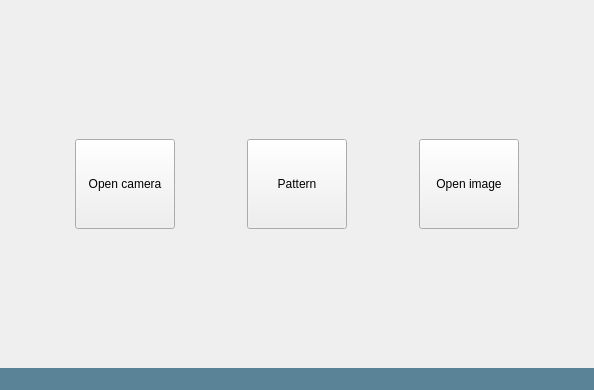
<?xml version="1.0" encoding="UTF-8"?>
<ui version="4.0">
 <class>interface_main</class>
 <widget class="QMainWindow" name="interface_main">
  <property name="geometry">
   <rect>
    <x>0</x>
    <y>0</y>
    <width>594</width>
    <height>390</height>
   </rect>
  </property>
  <property name="windowTitle">
   <string>Helcza Viewer</string>
  </property>
  <property name="windowIcon">
   <iconset resource="resource/icon_resource.qrc">
    <normaloff>:/icon/icon/icon2.bmp</normaloff>:/icon/icon/icon2.bmp</iconset>
  </property>
  <property name="styleSheet">
   <string notr="true">QWidget#centralwidget{border-image: url(:/image/image/fon.jpg);}

</string>
  </property>
  <widget class="QWidget" name="centralwidget">
   <layout class="QHBoxLayout" name="horizontalLayout">
    <item>
     <widget class="QPushButton" name="button_open_camera_menu">
      <property name="sizePolicy">
       <sizepolicy hsizetype="Preferred" vsizetype="Preferred">
        <horstretch>0</horstretch>
        <verstretch>0</verstretch>
       </sizepolicy>
      </property>
      <property name="minimumSize">
       <size>
        <width>100</width>
        <height>90</height>
       </size>
      </property>
      <property name="maximumSize">
       <size>
        <width>100</width>
        <height>90</height>
       </size>
      </property>
      <property name="text">
       <string>Open camera</string>
      </property>
     </widget>
    </item>
    <item>
     <widget class="QPushButton" name="button_open_pattern_menu">
      <property name="sizePolicy">
       <sizepolicy hsizetype="Preferred" vsizetype="Preferred">
        <horstretch>0</horstretch>
        <verstretch>0</verstretch>
       </sizepolicy>
      </property>
      <property name="minimumSize">
       <size>
        <width>100</width>
        <height>90</height>
       </size>
      </property>
      <property name="maximumSize">
       <size>
        <width>100</width>
        <height>90</height>
       </size>
      </property>
      <property name="text">
       <string>Pattern</string>
      </property>
     </widget>
    </item>
    <item>
     <widget class="QPushButton" name="button_open_image_menu">
      <property name="sizePolicy">
       <sizepolicy hsizetype="Preferred" vsizetype="Preferred">
        <horstretch>0</horstretch>
        <verstretch>0</verstretch>
       </sizepolicy>
      </property>
      <property name="minimumSize">
       <size>
        <width>100</width>
        <height>90</height>
       </size>
      </property>
      <property name="maximumSize">
       <size>
        <width>100</width>
        <height>90</height>
       </size>
      </property>
      <property name="text">
       <string>Open image</string>
      </property>
     </widget>
    </item>
   </layout>
  </widget>
  <widget class="QMenuBar" name="menubar">
   <property name="geometry">
    <rect>
     <x>0</x>
     <y>0</y>
     <width>594</width>
     <height>21</height>
    </rect>
   </property>
   <property name="styleSheet">
    <string notr="true">background-color: rgb(90, 131, 151);</string>
   </property>
  </widget>
  <widget class="QStatusBar" name="statusbar">
   <property name="styleSheet">
    <string notr="true">background-color: rgb(90, 131, 151);</string>
   </property>
  </widget>
 </widget>
 <resources>
  <include location="resource/icon_resource.qrc"/>
  <include location="resource/image_resource.qrc"/>
 </resources>
 <connections/>
</ui>
